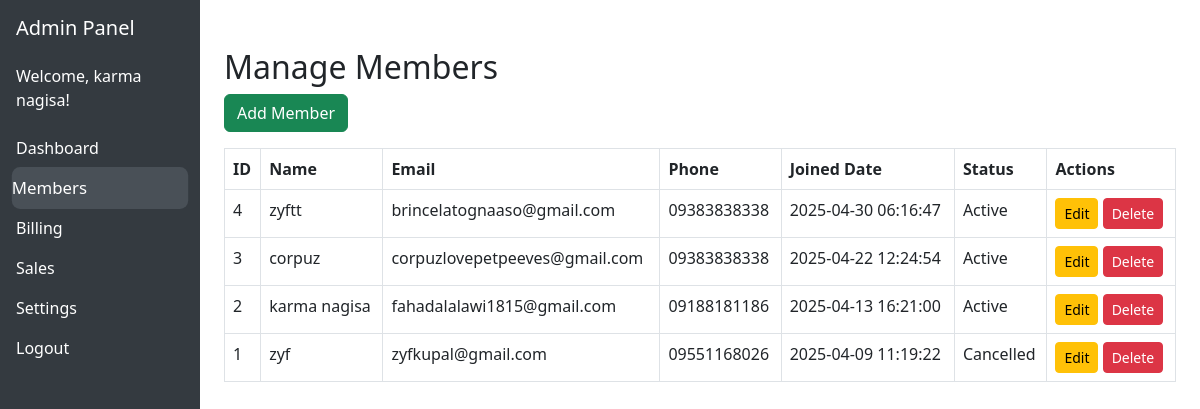
/members.php (signed in), run on the app's committed database.
### tables this page shows
CREATE TABLE `users` (
  `id` int(11) NOT NULL,
  `username` varchar(50) NOT NULL,
  `firstName` varchar(50) NOT NULL,
  `lastName` varchar(50) NOT NULL,
  `email` varchar(50) NOT NULL,
  `is_new_member` tinyint(1) DEFAULT 1,
  `password` varchar(255) NOT NULL,
  `created_at` timestamp NOT NULL DEFAULT current_timestamp(),
  `role` varchar(50) NOT NULL,
  `profile_picture` varchar(255) DEFAULT NULL,
  `membership_status` varchar(50) NOT NULL DEFAULT 'Active',
  `creator_id` int(11) DEFAULT NULL,
  `joined_date` date DEFAULT NULL,
  `status` varchar(50) DEFAULT NULL,
  `updated_at` datetime DEFAULT NULL
);

CREATE TABLE `members` (
  `id` int(11) NOT NULL,
  `name` varchar(100) NOT NULL,
  `email` varchar(100) NOT NULL,
  `phone` varchar(20) DEFAULT NULL,
  `status` enum('Active','Cancelled','Pending') DEFAULT 'Active',
  `joined_date` timestamp NOT NULL DEFAULT current_timestamp(),
  `updated_at` timestamp NOT NULL DEFAULT current_timestamp() ON UPDATE current_timestamp()
);

### members.php (the view, shortened to what this page needs)
<?php
include 'db.php';
$user_result = $conn->query("SELECT firstName, lastName FROM users WHERE id = {$_SESSION['user_id']}");
$user = $user_result->fetch_assoc();
$result = $conn->query("SELECT * FROM members ORDER BY id DESC");
?>
<!DOCTYPE html>
<html lang="en">
<head>
    <link href="https://cdn.jsdelivr.net/npm/bootstrap@5.3.0/dist/css/bootstrap.min.css" rel="stylesheet">
</head>
<body>
<div class="container-fluid">
    <div class="row">
        <div class="col-md-2 sidebar">
            <h5 class="mb-4">Admin Panel</h5>
            <p>Welcome, <?php echo htmlspecialchars($user['firstName']) . ' ' . htmlspecialchars($user['lastName']); ?>!</p>
            <a href="admin_dashboard.php" class="sidebar-link <?php echo basename($_SERVER['PHP_SELF']) == 'admin_dashboard.php' ? 'active' : ''; ?>">Dashboard</a>
            <a href="members.php" class="sidebar-link <?php echo basename($_SERVER['PHP_SELF']) == 'members.php' ? 'active' : ''; ?>">Members</a>
            <a href="billing.php" class="sidebar-link <?php echo basename($_SERVER['PHP_SELF']) == 'billing.php' ? 'active' : ''; ?>">Billing</a>
            <a href="sales.php" class="sidebar-link <?php echo basename($_SERVER['PHP_SELF']) == 'sales.php' ? 'active' : ''; ?>">Sales</a>
            <a href="settings.php" class="sidebar-link <?php echo basename($_SERVER['PHP_SELF']) == 'settings.php' ? 'active' : ''; ?>">Settings</a>
            <a href="#" onclick="logoutConfirmation()" class="logout-btn">Logout</a>
        </div>
        <div class="col-md-10 mt-5">
            <div class="container">
                <h2>Manage Members</h2>
                <a href="add_member.php" class="btn btn-success mb-3">Add Member</a>
                <table class="table table-bordered">
                    <thead>
                        <tr>
                            <th>ID</th>
                            <th>Name</th>
                            <th>Email</th>
                            <th>Phone</th>
                            <th>Joined Date</th>
                            <th>Status</th>
                            <th>Actions</th>
                        </tr>
                    </thead>
                    <tbody>
                        <?php while ($row = $result->fetch_assoc()): ?>
                        <tr>
                            <td><?php echo $row['id']; ?></td>
                            <td><?php echo htmlspecialchars($row['name']); ?></td>
                            <td><?php echo htmlspecialchars($row['email']); ?></td>
                            <td><?php echo htmlspecialchars($row['phone']); ?></td>
                            <td><?php echo $row['joined_date']; ?></td>
                            <td><?php echo $row['status']; ?></td>
                            <td>
                                <a href="edit_member.php?id=<?php echo $row['id']; ?>" class="btn btn-warning btn-sm">Edit</a>
                                <a href="delete_member.php?id=<?php echo $row['id']; ?>" class="btn btn-danger btn-sm" onclick="return confirm('Are you sure?');">Delete</a>
                            </td>
                        </tr>
                        <?php endwhile; ?>
                    </tbody>
                </table>
            </div>
        </div>
    </div>
</div>
</body>
</html>

### members.php (style rules this page uses)
.sidebar { min-height: 100vh; background-color: #343a40; color: white; padding: 1rem; }
.sidebar a { color: white; display: block; padding: 0.5rem 0; text-decoration: none; border-radius: 0.5rem; transition: background-color 0.3s ease, transform 0.3s ease; }
.sidebar a:hover, .sidebar a.active { background-color: #495057; transform: scale(1.05); }
.sidebar a.active { background-color: #495057; color: #fff; }

### data on the page
users: firstName "karma", lastName "nagisa"
members: id "4", name "zyftt", email "brincelatognaaso@gmail.com", phone "09383838338", joined_date "2025-04-30 06:16:47", status "Active"
members: id "3", name "corpuz", email "corpuzlovepetpeeves@gmail.com", phone "09383838338", joined_date "2025-04-22 12:24:54", status "Active"
members: id "2", name "karma nagisa", email "fahadalalawi1815@gmail.com", phone "09188181186", joined_date "2025-04-13 16:21:00", status "Active"
members: id "1", name "zyf", email "zyfkupal@gmail.com", phone "09551168026", joined_date "2025-04-09 11:19:22", status "Cancelled"
